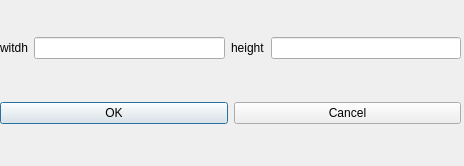
<?xml version="1.0" encoding="UTF-8"?>
<ui version="4.0">
 <class>Dialog</class>
 <widget class="QDialog" name="Dialog">
  <property name="geometry">
   <rect>
    <x>0</x>
    <y>0</y>
    <width>464</width>
    <height>166</height>
   </rect>
  </property>
  <property name="windowTitle">
   <string>Dialog</string>
  </property>
  <widget class="QWidget" name="verticalLayoutWidget">
   <property name="geometry">
    <rect>
     <x>0</x>
     <y>0</y>
     <width>461</width>
     <height>161</height>
    </rect>
   </property>
   <layout class="QVBoxLayout" name="verticalLayout">
    <item>
     <layout class="QHBoxLayout" name="horizontalLayout">
      <item>
       <widget class="QLabel" name="label">
        <property name="text">
         <string>witdh</string>
        </property>
       </widget>
      </item>
      <item>
       <widget class="QLineEdit" name="lineEdit_2"/>
      </item>
      <item>
       <widget class="QLabel" name="label_2">
        <property name="text">
         <string>height</string>
        </property>
       </widget>
      </item>
      <item>
       <widget class="QLineEdit" name="lineEdit"/>
      </item>
     </layout>
    </item>
    <item>
     <layout class="QHBoxLayout" name="horizontalLayout_2">
      <item>
       <widget class="QPushButton" name="Button_OK">
        <property name="text">
         <string>OK</string>
        </property>
       </widget>
      </item>
      <item>
       <widget class="QPushButton" name="Button_Cancel">
        <property name="text">
         <string>Cancel</string>
        </property>
       </widget>
      </item>
     </layout>
    </item>
   </layout>
  </widget>
 </widget>
 <resources/>
 <connections/>
</ui>
